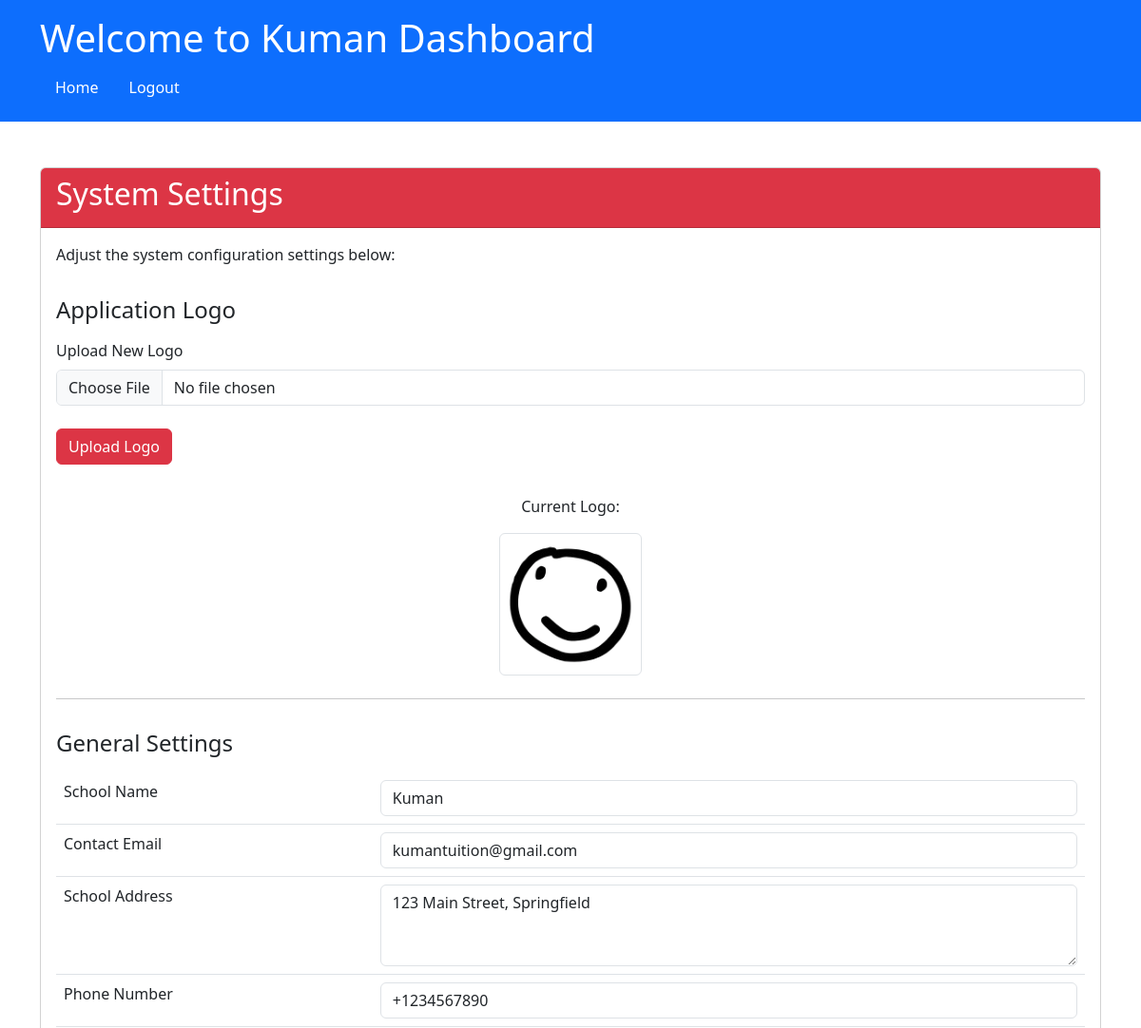
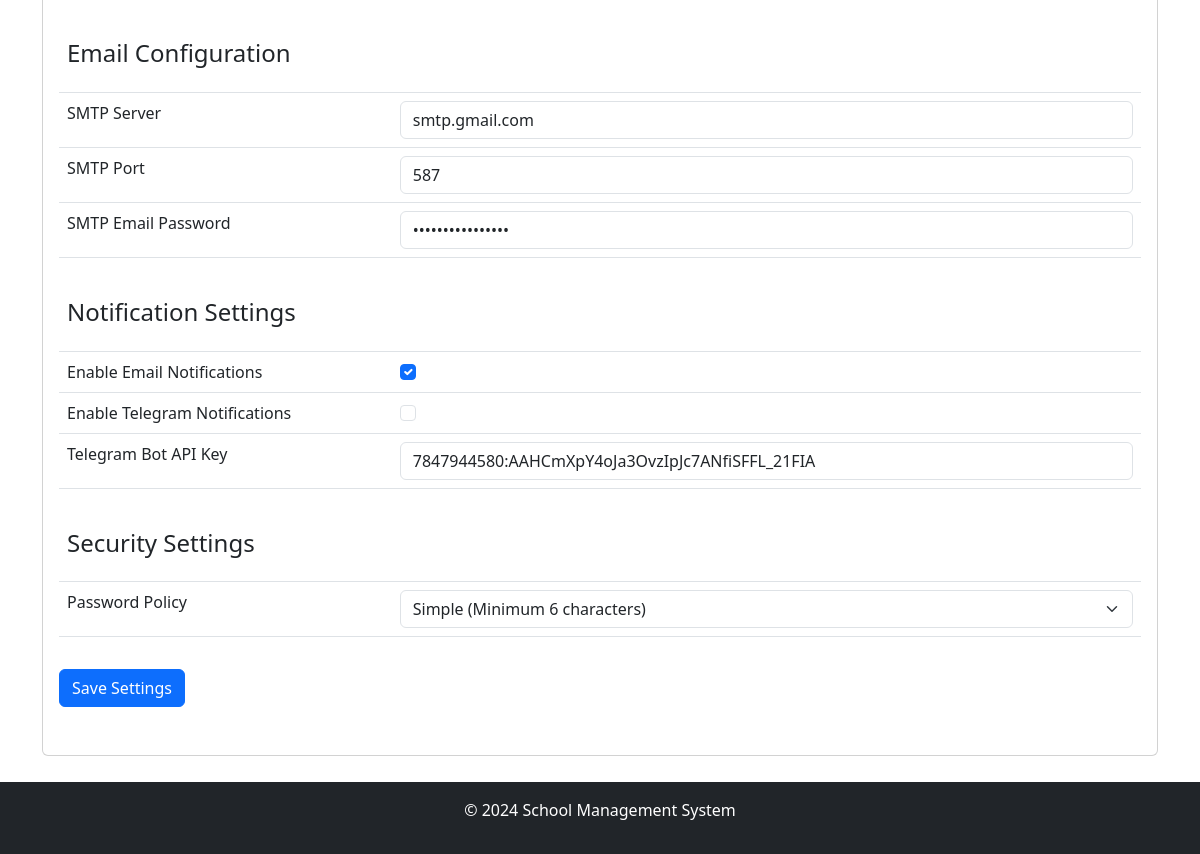
/admin/system-settings (signed in), run on the app's committed database (2 pictures, top to bottom).
### app/models/models.py (models this page shows)
class Settings(db.Model):
    __tablename__ = 'Settings'
    setting_key = db.Column('SettingKey', db.String, primary_key=True)
    setting_value = db.Column('SettingValue', db.String)
    description = db.Column('Description', db.String, nullable=False)
    value_type = db.Column('ValueType', db.String, nullable=False)
    category = db.Column('Category', db.String, nullable=False)

### app/routes/admin_routes.py (the view)
@admin.route('/system-settings', methods=['GET', 'POST'])
@login_required
@role_required('1')
def system_settings():
    settings = {
        setting.setting_key: setting.setting_value for setting in Settings.query.all()}
    return render_template('admin/system_settings.html', settings=settings, app_name=app_name())

### app/__init__.py (called while the page is built)
@login_manager.user_loader
def load_user(user_id):
    from .models.models import User
    return User.query.get(user_id)

### app/routes/routes.py (called while the page is built)
def app_name():
    app_name = "School Management System"
    with current_app.app_context():
        setting = Settings.query.filter_by(setting_key='school_name').first()
        if setting and setting.setting_value:
            app_name = setting.setting_value
    return app_name

def role_required(*roles):
    def decorator(f):
        @wraps(f)
        def decorated_function(*args, **kwargs):
            if not current_user.is_authenticated or current_user.role_id not in roles:
                abort(403)  # Forbidden access if role does not match
            return f(*args, **kwargs)
        return decorated_function
    return decorator

### app/templates/admin/system_settings.html (shortened to what this page needs)
{% extends "share/dashboard.html" %}
{% block card_header %}bg-danger{% endblock %}
{% block card_title %}System Settings{% endblock %}
{% block card_content %}
<p>Adjust the system configuration settings below:</p>
<h4>Application Logo</h4>
<form action="{{ url_for('admin.update_logo') }}" method="post" enctype="multipart/form-data">
    <div class="mb-3">
        <label for="app_logo" class="form-label">Upload New Logo</label>
        <input type="file" class="form-control" id="app_logo" name="app_logo" accept="image/*" required>
    </div>
    <button type="submit" class="btn btn-danger mt-2">Upload Logo</button>
</form>
<div class="text-center mt-3">
    <p>Current Logo:</p>
    <img src="{{ url_for('static', filename='logo.png') }}" alt="Current Logo" class="img-thumbnail" width="150">
</div>
<hr class="my-4">
<h4>General Settings</h4>
<form action="{{ url_for('admin.update_settings') }}" method="post">
    <table class="table">
        <tr>
            <td><label for="school_name" class="form-label">School Name</label></td>
            <td><input type="text" class="form-control" id="school_name" name="school_name" value="{{ settings['school_name'] }}" required></td>
        </tr>
        <tr>
            <td><label for="contact_email" class="form-label">Contact Email</label></td>
            <td><input type="email" class="form-control" id="contact_email" name="contact_email" value="{{ settings['contact_email'] }}" required></td>
        </tr>
        <tr>
            <td><label for="address" class="form-label">School Address</label></td>
            <td><textarea class="form-control" id="address" name="address" rows="3" required>{{ settings['address'] }}</textarea></td>
        </tr>
        <tr>
            <td><label for="contact_number" class="form-label">Phone Number</label></td>
            <td>
                <input type="tel" class="form-control" id="contact_number" name="contact_number"
                       value="{{ settings['contact_number'] }}" pattern="^\+?[0-9]{1,15}$"
                       placeholder="e.g., +1234567890" required>
            </td>
        </tr>
        <tr><th colspan="2"><h4>Email Configuration</h4></th></tr>
        <tr>
            <td><label for="smtp_server" class="form-label">SMTP Server</label></td>
            <td><input type="text" class="form-control" id="smtp_server" name="smtp_server" value="{{ settings['smtp_server'] }}" required></td>
        </tr>
        <tr>
            <td><label for="smtp_port" class="form-label">SMTP Port</label></td>
            <td><input type="number" class="form-control" id="smtp_port" name="smtp_port" value="{{ settings['smtp_port'] }}" min="1" required></td>
        </tr>
        <tr>
            <td><label for="smtp_email_password" class="form-label">SMTP Email Password</label></td>
            <td><input type="password" class="form-control" id="smtp_email_password" name="smtp_email_password" value="{{ settings['smtp_email_password'] }}" required></td>
        </tr>
        <tr><th colspan="2"><h4>Notification Settings</h4></th></tr>
        <tr>
            <td><label for="email_notifications" class="form-check-label">Enable Email Notifications</label></td>
            <td><input type="checkbox" class="form-check-input" id="email_notifications" name="email_notifications" {% if settings['email_notifications'] == '1' %}checked{% endif %}></td>
        </tr>
        <tr>
            <td><label for="telegram_notifications" class="form-check-label">Enable Telegram Notifications</label></td>
            <td><input type="checkbox" class="form-check-input" id="telegram_notifications" name="telegram_notifications" {% if settings['telegram_notifications'] == '1' %}checked{% endif %}></td>
        </tr>
        <tr>
            <td><label for="telegram_bot_api_key" class="form-label">Telegram Bot API Key</label></td>
            <td>
                <input type="text" class="form-control" id="telegram_bot_api_key" name="telegram_bot_api_key"
                       value="{{ settings['telegram_bot_api_key'] }}">
            </td>
        </tr>
        <tr><th colspan="2"><h4>Security Settings</h4></th></tr>
        <tr>
            <td><label for="password_policy" class="form-label">Password Policy</label></td>
            <td>
                <select class="form-select" id="password_policy" name="password_policy" required>
                    <option value="simple" {% if settings['password_policy'] == 'simple' %}selected{% endif %}>Simple (Minimum 6 characters)</option>
                </select>
            </td>
        </tr>
    </table>
    <button type="submit" class="btn btn-primary mt-3">Save Settings</button>
</form>
{% endblock %}

### app/templates/share/dashboard.html (shortened to what this page needs)
<!DOCTYPE html>
<html lang="en">
	<head>
		<link
			href="https://cdn.jsdelivr.net/npm/bootstrap@5.3.0-alpha1/dist/css/bootstrap.min.css"
			rel="stylesheet"
		/>
	</head>
	<body>
		<header class="bg-primary text-white p-3">
			<div class="container">
				<h1>Welcome to {{app_name}} Dashboard</h1>
				<nav>
					<ul class="nav">
						<li class="nav-item">
							<a
								class="nav-link text-white"
								href="{% if current_user.role_id == '1' %}
                                        {{ url_for('admin.dashboard') }}
                                      {% elif current_user.role_id == '2' %}
                                        {{ url_for('teacher.dashboard') }}
                                      {% elif current_user.role_id == '3' %}
                                        {{ url_for('parent.dashboard') }}
                                      {% elif current_user.role_id == '4' %}
                                        {{ url_for('accountant.dashboard') }}
                                      {% else %}
                                        {{ url_for('views.home') }}
                                      {% endif %}"
								>Home</a
							>
						</li>
						<li class="nav-item">
							<a class="nav-link text-white" href="{{ url_for('auth.logout') }}"
								>Logout</a
							>
						</li>
					</ul>
				</nav>
			</div>
		</header>
		<main class="container my-5" style="padding-bottom: 50px;">
			<div class="card">
				<div
					class="card-header text-white {% block card_header %}{% endblock %}"
				>
					<h2>{% block card_title %} {% endblock %}</h2>
				</div>
				<div class="card-body">{% block card_content %} {% endblock %}</div>
			</div>
		</main>
		<footer class="bg-dark text-white py-3 fixed-bottom footer">
			<div class="container text-center">
				<p>&copy; 2024 School Management System</p>
			</div>
		</footer>
	</body>
</html>

### app/templates/admin/system_settings.html (style rules this page uses)
h4 { margin-top: 2rem; margin-bottom: 1rem; }
form { margin-bottom: 2rem; }
hr { margin: 2rem 0; }
table { margin-bottom: 2rem; }

### data on the page
Settings: SettingValue "Kuman", school_name "Kuman"
Settings: contact_email "kumantuition@gmail.com"
Settings: address "123 Main Street, Springfield"
Settings: contact_number "+1234567890"
Settings: smtp_server "smtp.gmail.com"
Settings: smtp_port "587"
Settings: telegram_bot_api_key "7847944580:AAHCmXpY4oJa3OvzIpJc7ANfiSFFL_21FIA"
Settings: password_policy "Simple (Minimum 6 characters)"
